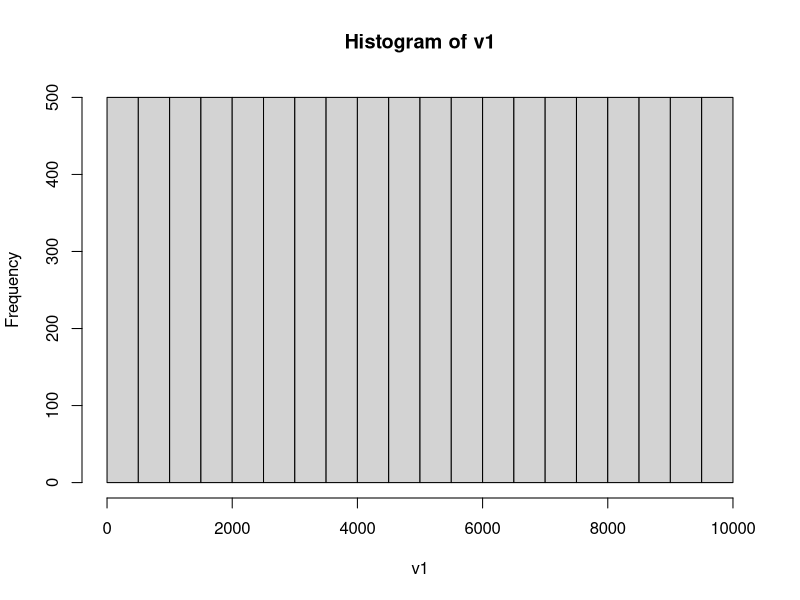
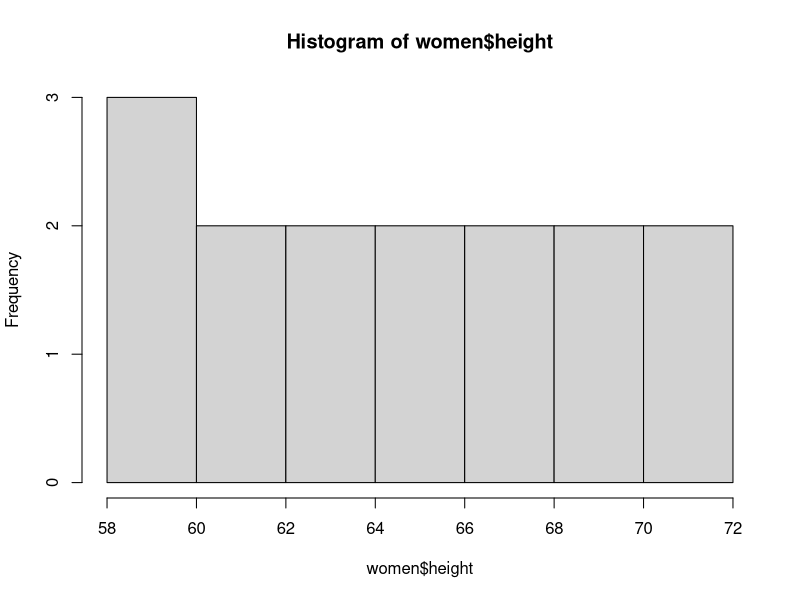
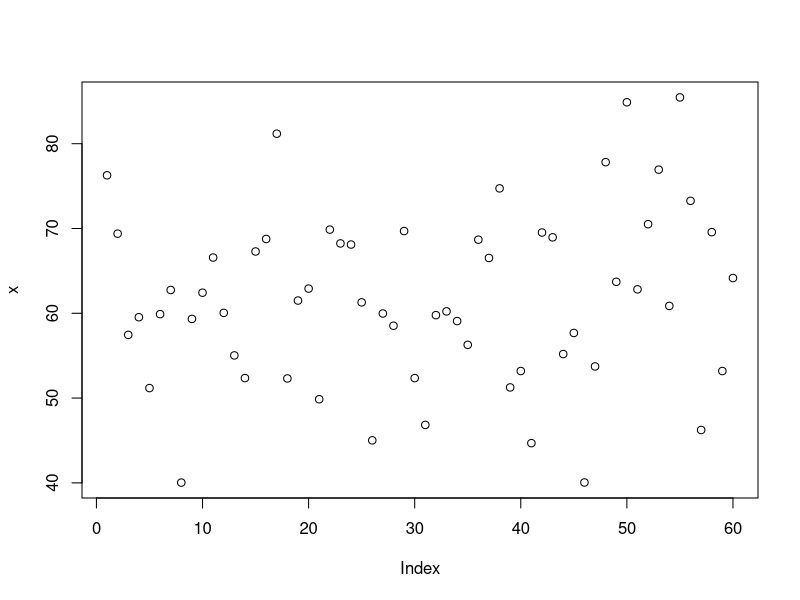
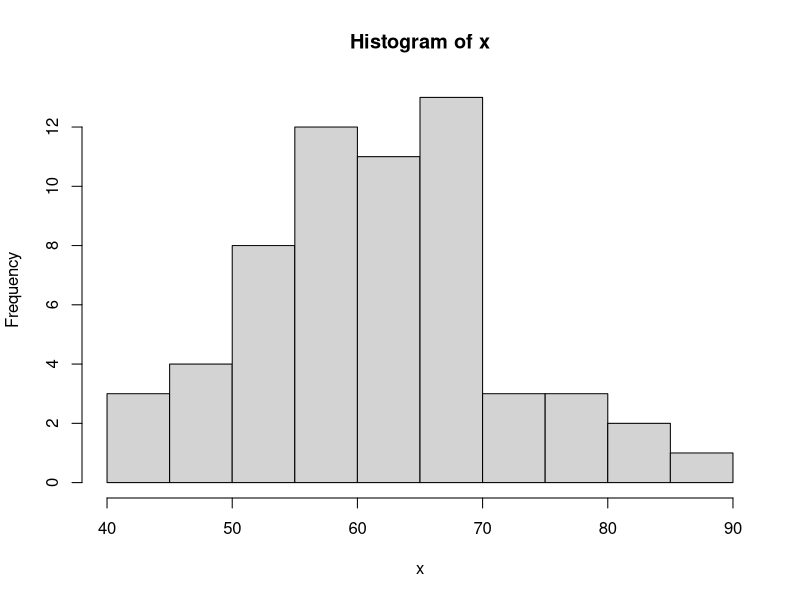
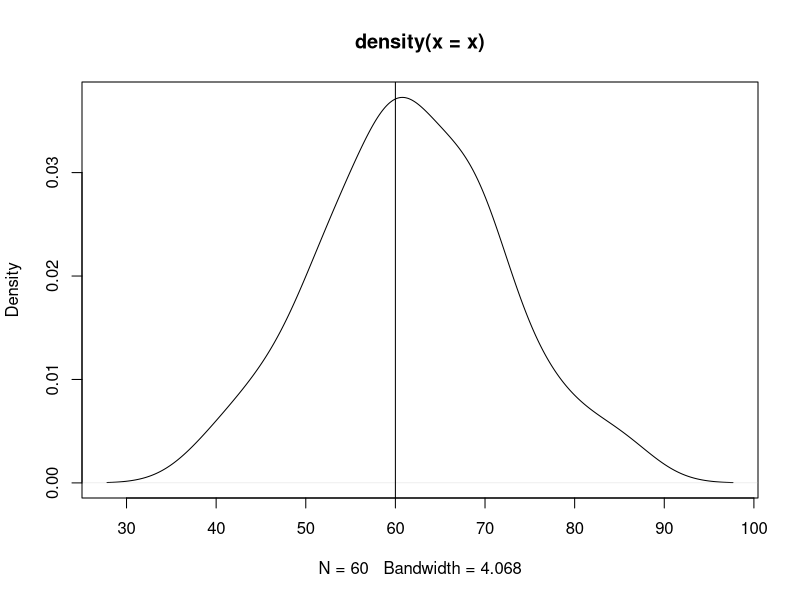
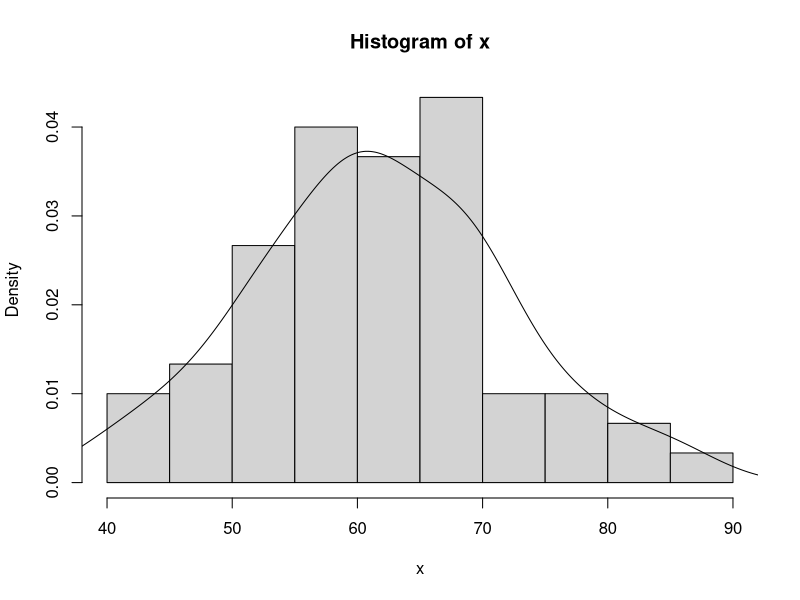
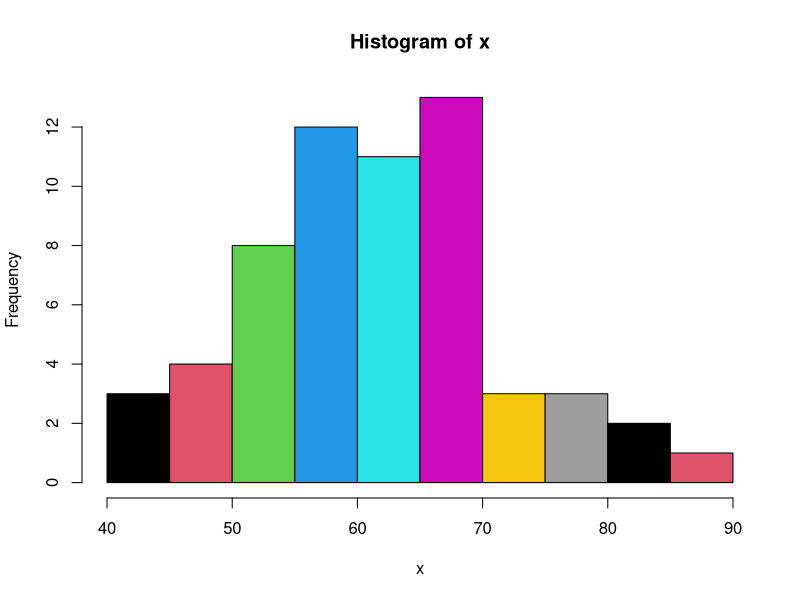
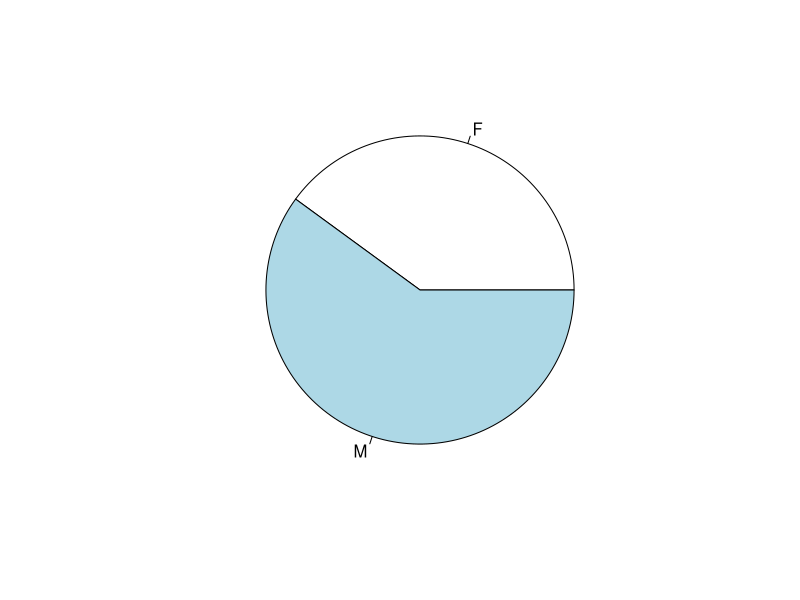

The R source for these figures, in order:
#Data structures 

#vectors----
v1=1:10000   #create  integer vector from 1 to 10000
v2=c(1,4,5,10)   #numeric vector
class(v1)
class(v2)
v3=c('a','shraddha','dost')
v3                          #print the vector
class(v3)
v4=c(TRUE,FALSE,T, F)
class(v4)


#summary on vectors
mean(v1)
median(v1)
sd(v1)
var(v1)
hist(v1)
hist(women$height)
v2[v2>=5]

x=rnorm(60, mean=60, sd=10)
x
plot(x)
hist(x)
plot(density(x))
abline(v=60)
#rectangles and density together
hist(x, freq=F)
lines(density(x))

hist(x,breaks=10, col=1:10)
length(x)
sd(x)
?sample
x1=LETTERS[5:20]
x1


set.seed(1234)
y1= sample(x1)
y1


set.seed(5)
(y2=sample(x1, size=5))

(gender=sample(c('M','F'), size=1000000, replace=T , prob=c(.6, .4)))
(t1=table(gender))
prop.table(t1) #gives freq distribution of the gender vector created, probability
pie(t1)
barplot(t1, col=1:2, horiz=T)


#matrix----



#array----
